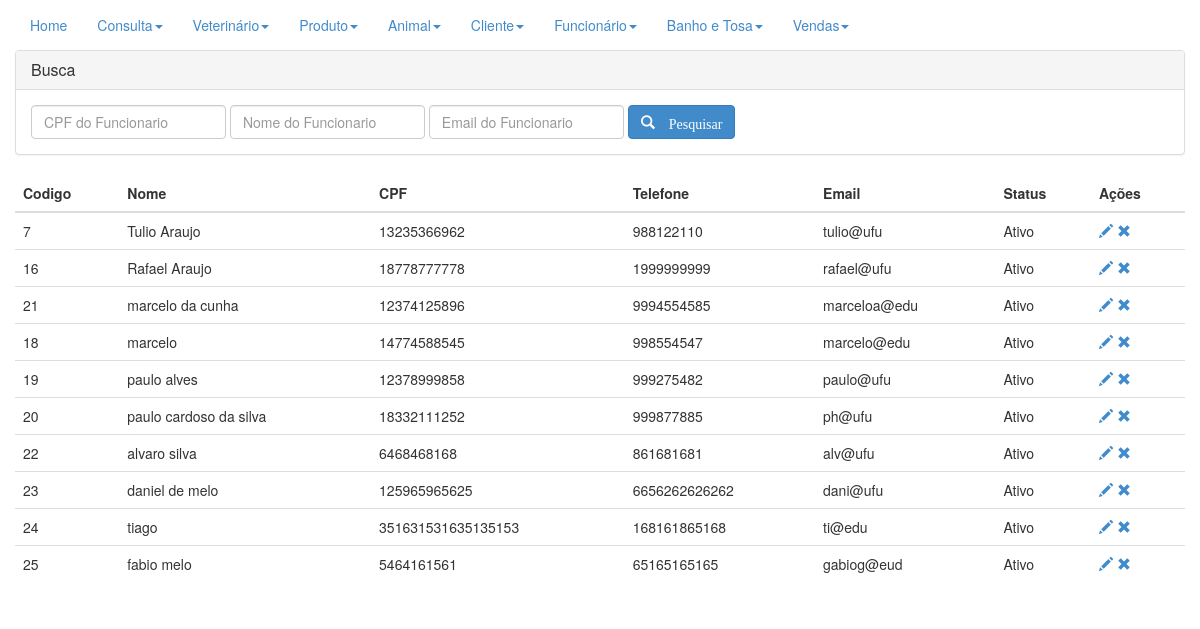
Page /sourcecode/conFuncionario.php (signed in) on the committed database.
### tables this page shows
CREATE TABLE `funcionario` (
  `codigo_func` int(11) NOT NULL,
  `nome` varchar(250) NOT NULL,
  `cpf` varchar(250) DEFAULT NULL,
  `telefone` varchar(50) DEFAULT NULL,
  `email` varchar(250) NOT NULL,
  `senha` varchar(250) NOT NULL,
  `status` binary(1) DEFAULT '0'
);

### sourcecode/conFuncionario.php (the view, shortened to what this page needs)
<!DOCTYPE html>
<html lang="pt_BR">
<head>
  <link rel="stylesheet" type="text/css" href="../CSS/bootstrap.css">
</head>
<body>
<div class="navbar-collapse collapse">
      <ul class="nav navbar-nav navbar-left">
        <li class="active"><a href="home.php">Home</a></li>
        <li class="dropdown ">
          <a href="#" class="dropdown-toggle" data-toggle="dropdown">Consulta<b class="caret"></b></a>
        </li>
        <li class="dropdown ">
          <a href="#" class="dropdown-toggle" data-toggle="dropdown">Veterinário<b class="caret"></b></a>
        </li>
        <li class="dropdown ">
          <a href="#" class="dropdown-toggle" data-toggle="dropdown">Produto<b class="caret"></b></a>
        </li>
        <li class="dropdown">
          <a href="#" class="dropdown-toggle" data-toggle="dropdown">Animal<b class="caret"></b></a>
        </li>
        <li class="dropdown">
          <a href="#" class="dropdown-toggle" data-toggle="dropdown">Cliente<b class="caret"></b></a>
        </li>
        <li class="dropdown">
          <a href="#" class="dropdown-toggle" data-toggle="dropdown">Funcionário<b class="caret"></b></a>
        </li>
        <li class="dropdown">
          <a href="#" class="dropdown-toggle" data-toggle="dropdown">Banho e Tosa<b class="caret"></b></a>
        </li>
        <li class="dropdown">
          <a href="#" class="dropdown-toggle" data-toggle="dropdown">Vendas<b class="caret"></b></a>
        </li>
      </ul>
    </div>
	  <div class="container">
    <div class="row">
      <div class="panel-group" id="accordion">
        <div class="panel panel-default">
          <div class="panel-heading">
            <h4 class="panel-title">
              <a data-toggle="collapse" data-parent="#accordion" href="#collapseOne">Busca</a>
            </h4>
          </div>
          <div id="collapseOne" class="panel-collapse collapse in">
            <div class="panel-body">
              <form class="form-inline" method="POST" action="">
                <fieldset>
                  <div class="form-group">
                    <input type="number" class="form-control" name="ibcpf" placeholder="CPF do Funcionario">
                  </div>
                  <div class="form-group">
                    <input type="text" class="form-control" name="ibnome" placeholder="Nome do Funcionario">
                  </div>
                  <div class="form-group">
                    <input type="text" class="form-control" name="ibemail" placeholder="Email do Funcionario">
                  </div>
                  <div class="form-group">
                    <button type="submit" class="btn btn-primary" name="btnPesq">
                      <i class="glyphicon glyphicon-search"> Pesquisar </i>
                    </button>
                  </div>
                </fieldset>
              </form>
            </div>
          </div>
        </div>
      </div>
      <table cellpadding="0" cellspacing="0" class="table">
        <thead>
          <th>Codigo</th>
          <th>Nome</th>
          <th>CPF</th>
          <th>Telefone</th>
          <th>Email</th>
          <th>Status</th>
          <th>Ações</th>
        </thead>
        <tbody>
          <?php
				$link = conectar();
				$condicao = "";
				$sql = "SELECT * FROM funcionario" . $condicao ;
				$res = mysqli_query($link,$sql);
				while ($dados = mysqli_fetch_array($res)){
					echo "<tr>";
					echo "<td>".$dados['codigo_func']."</td>";
					echo "<td>".$dados['nome']."</td>";
					echo "<td>".$dados['cpf']."</td>";
					echo "<td>".$dados['telefone']."</td>";
					echo "<td>".$dados['email']."</td>";
					if($dados['status']==1){
						echo "<td><spam>Ativo</spam></td>";
					}else{
						echo "<td><spam>Desativado</spam></td>";
					}
					$id = base64_encode($dados['codigo_func']);
					echo "<td><a href='frmFuncionario.php?tela=editar&id=".$id."' title='Editar Funcionario'> <spam class='glyphicon glyphicon-pencil'> </spam> </a>";
					echo "<a href='frmFuncionario.php?tela=excluir&id=".$id."' title='Excluir Funcionario'> <spam class='glyphicon glyphicon-remove'> </spam> </a>";
					echo "</td>";
					echo "</tr>";
				}
				?>
        </tbody>
      </table>
    </div>
  </div>
</body>
</html>

### rows in the picture
funcionario: codigo_func "7", nome "Tulio Araujo", cpf "13235366962", telefone "988122110", email "tulio@ufu", status "Ativo"
funcionario: codigo_func "16", nome "Rafael Araujo", cpf "18778777778", telefone "1999999999", email "rafael@ufu", status "Ativo"
funcionario: codigo_func "21", nome "marcelo da cunha", cpf "12374125896", telefone "9994554585", email "marceloa@edu", status "Ativo"
funcionario: codigo_func "18", nome "marcelo", cpf "14774588545", telefone "998554547", email "marcelo@edu", status "Ativo"
funcionario: codigo_func "19", nome "paulo alves", cpf "12378999858", telefone "999275482", email "paulo@ufu", status "Ativo"
funcionario: codigo_func "20", nome "paulo cardoso da silva", cpf "18332111252", telefone "999877885", email "ph@ufu", status "Ativo"
funcionario: codigo_func "22", nome "alvaro silva", cpf "6468468168", telefone "861681681", email "alv@ufu", status "Ativo"
funcionario: codigo_func "23", nome "daniel de melo", cpf "125965965625", telefone "6656262626262", email "dani@ufu", status "Ativo"
funcionario: codigo_func "24", nome "tiago", cpf "351631531635135153", telefone "168161865168", email "ti@edu", status "Ativo"
funcionario: codigo_func "25", nome "fabio melo", cpf "5464161561", telefone "65165165165", email "gabiog@eud", status "Ativo"
